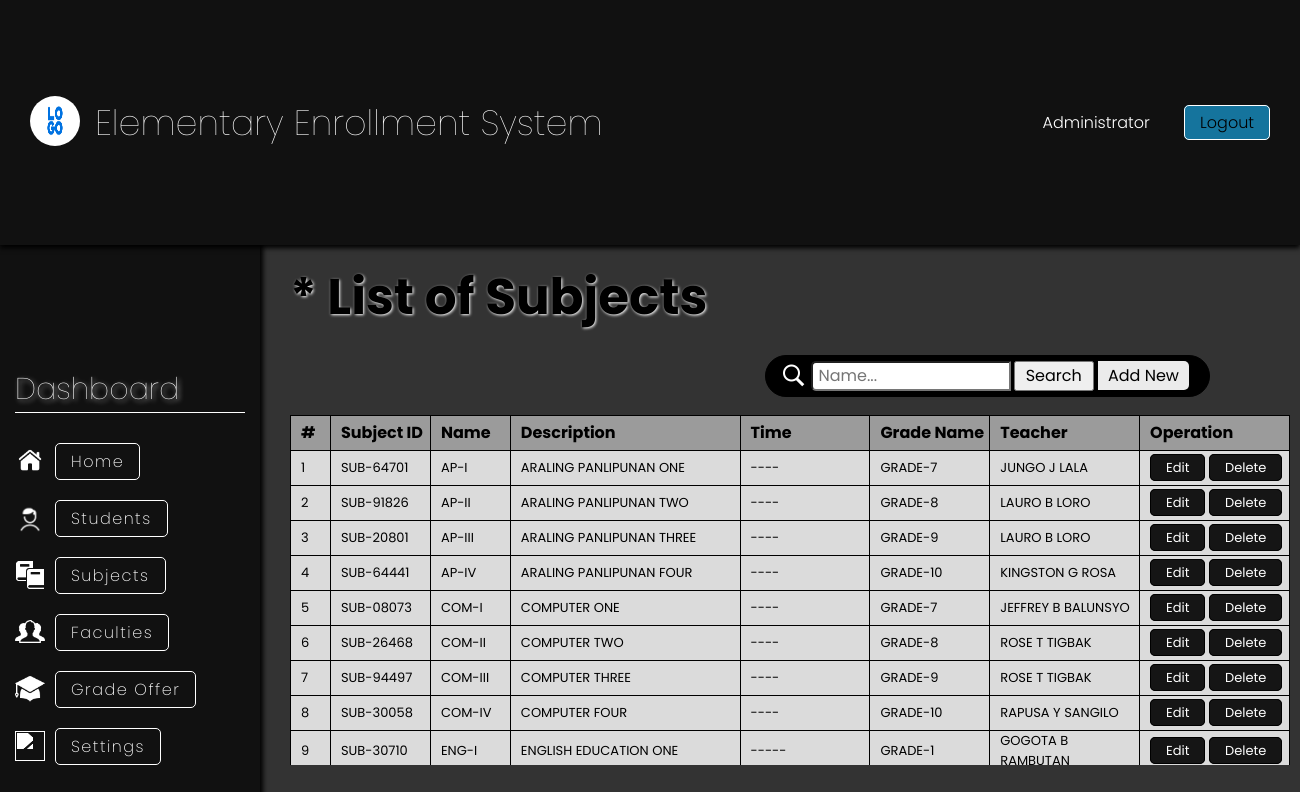
Page /index.php?page=subject (signed in) on the committed database.
### tables this page shows
CREATE TABLE `subjects` (
  `SUBJECT_ID` varchar(50) NOT NULL,
  `SUBJECT_NAME` varchar(100) NOT NULL,
  `SUBJECT_DESCRIPTION` varchar(150) NOT NULL,
  `SUBJECT_TIME` varchar(50) DEFAULT NULL,
  `GRADE_ID` varchar(50) DEFAULT NULL,
  `TEACHER_ID` varchar(50) DEFAULT NULL
);

CREATE TABLE `gradelevel` (
  `GRADE_ID` varchar(50) NOT NULL,
  `GRADE_NAME` varchar(100) NOT NULL,
  `TEACHER_ID` varchar(50) DEFAULT NULL
);

### includes/include.php (called while the page is built, shortened)
<?php
include "function.php";
$mySQLFunction = new myDataBase("localhost", "dhiee15", "0c/aD*6-urN.t(K_", "enrollment_db");

### includes/function.php (called while the page is built, shortened)
<?php
class myDataBase
{
    private $hostname;
    private $username;
    private $password;
    private $database;
    private $con;
    public function __construct($hostname, $username, $password, $database)
    {
        $this->hostname = $hostname;
        $this->username = $username;
        $this->password = $password;
        $this->database = $database;
    }
    public function connection()
    {
        try {
            if (!$this->con) {
                $this->con = mysqli_connect($this->hostname, $this->username, $this->password, $this->database);
                if ($this->con) {
                    return true;
                } else {
                    return false;
                }
            } else {
                return true;
            }
        } catch (mysqli_sql_exception) {
            echo "FAILED TO CONNECT TO DATABASE";
        }
    }
    public function disconnect()
    {
        if ($this->con) {
            if (mysqli_close($this->con)) {
                $this->con = false;
                return true;
            } else {
                return false;
            }
        } else {
            return true;
        }
    }
    public function getSubjects($row = null, $value = null)
    {
        if ($row != null && $value != null) {
            $sql = "SELECT `SUBJECT_ID`, `SUBJECT_NAME` , `SUBJECT_DESCRIPTION` , `SUBJECT_TIME`,
             `GRADE_NAME`, SUBJECTS.TEACHER_ID, SUBJECTS.GRADE_ID, SUBJECTS.TEACHER_ID,
            CONCAT(`TEACHER_FNAME`,' ', `TEACHER_INIT`, ' ', `TEACHER_LNAME`)AS TEACHER FROM `SUBJECTS`
            INNER JOIN `GRADELEVEL`
            ON SUBJECTS.GRADE_ID = GRADELEVEL.GRADE_ID
            LEFT JOIN `TEACHER`
            ON SUBJECTS.TEACHER_ID = TEACHER.TEACHER_ID
            WHERE SUBJECTS.$row = '$value'";
            $stored = ($this->con->query($sql))->fetch_assoc();
            return $stored;
        } else {
            $sql = "SELECT `SUBJECT_ID`, `SUBJECT_NAME` , `SUBJECT_DESCRIPTION` , `SUBJECT_TIME`, `GRADE_NAME`,
            CONCAT(`TEACHER_FNAME`,' ', `TEACHER_INIT`, ' ', `TEACHER_LNAME`)AS TEACHER FROM `SUBJECTS`
            INNER JOIN `GRADELEVEL`
            ON SUBJECTS.GRADE_ID = GRADELEVEL.GRADE_ID
            LEFT JOIN `TEACHER`
            ON SUBJECTS.TEACHER_ID = TEACHER.TEACHER_ID
            ORDER BY SUBJECTS.SUBJECT_NAME";
            $stored = ($this->con->query($sql))->fetch_all(MYSQLI_ASSOC);
            return $stored;
        }
    }
}

### subject.php (the view, shortened to what this page needs)
<?php
include "includes/include.php";
?>
<div class="container">
    <div class="section-information">
        <div class="section-title">
            <h1>* List of Subjects</h1>
        </div>
        <div class="search-bar">
            <img src="icon/icons8-search-50.png" alt="" />
            <form action="index.php?page=subject" method="POST">
                <input type="text" name="name" placeholder="Name..." autocomplete="off" required />
                <button name="search">Search</button>
                <a href="index.php?page=subject&add=newSubject">Add New</a>
            </form>
        </div>
        <div class="table-subject">
            <table>
                <thead>
                    <tr>
                        <th>#</th>
                        <th>Subject ID</th>
                        <th>Name</th>
                        <th>Description</th>
                        <th>Time</th>
                        <th>Grade Name</th>
                        <th>Teacher</th>
                        <th>Operation</th>
                    </tr>
                </thead>
                <tbody>
                    <?php
                    $mySQLFunction->connection();
                    if (!isset($_POST["search"])) {
                        $result = $mySQLFunction->getSubjects();
                    } else {
                        $name = $_POST["name"];
                        $result = $mySQLFunction->searchSubject($name);
                    }
                    if (!empty($result)) {
                        $rowCount = 1;
                        foreach ($result as $row) {
                            echo '<tr>
                                        <td>' . $rowCount . '</td>
                                            <td>' . $row["SUBJECT_ID"] . '</td>
                                            <td>' . $row["SUBJECT_NAME"] . '</td>
                                            <td>' . $row["SUBJECT_DESCRIPTION"] . '</td>
                                            <td>' . $row["SUBJECT_TIME"] . '</td>
                                            <td>' . $row["GRADE_NAME"] . '</td>
                                            <td>' . $row["TEACHER"] . '</td>
                                            <td>
                                                <a href="index.php?page=subject&edit=subject&id=' . $row["SUBJECT_ID"] . '">Edit</a>
                                                <a href="index.php?page=subject&delete=subject&id=' . $row["SUBJECT_ID"] . '">Delete</a>
                                            </td>
                                            </tr>';
                            $rowCount++;
                        }
                        echo '</table>';
                    }
                    ?>
        </div>
    </div>
</div>

### css/dashboard-style.css (style rules this page uses)
* { margin: 0; padding: 0; box-sizing: border-box; font-family: "Poppins", sans-serif; }
body { background-color: #333; }
.container { width: 100vw; height: 100vh; padding-top: 10vh; padding-left: 260px; }
.section-information { width: 100%; height: 100%; padding: 15px 30px; }
.section-title h1 { font-size: 50px; margin-bottom: 20px; color: rgb(0, 0, 0); text-shadow: 1px 1px 3px white; }
.search-bar { border: 1px solid black; float: right; display: flex; justify-content: end; align-items: center; padding: 5px 15px; border-radius: 30px; background: black; margin-right: 60px; }
.search-bar img { width: 25px; height: 25px; margin-right: 5px; filter: brightness(0) invert(1); }
.search-bar form input { width: 200px; height: 30px; border-radius: 5px 0px 0px 5px; padding: 5px; font-size: 16px; }
.search-bar form button { height: 30px; width: 80px; font-size: 16px; margin-left: -2px; cursor: pointer; }
.search-bar a { color: black; background: rgb(235, 235, 235); padding: 2.7px 10px; text-decoration: none; border-radius: 0px 5px 5px 0px; margin-right: 5px; }
.table table, th, td { text-align: start; border: 1px solid black; border-collapse: collapse; padding-left: 15px; }
.table table th, .table-subject th { font-size: 16px; height: 35px; background: rgba(255, 255, 255, 0.511); }
.table table td, .table-subject table td { background: rgba(255, 255, 255, 0.827); height: 35px; font-size: 13px; }
.table table td a, .table-subject table td a { color: white; border: 1px solid black; padding: 3px 15px; text-decoration: none; border-radius: 5px; background: rgba(0, 0, 0, 0.901); transition: 0.5s; }
.table a, .table-subject a { border: 1px solid black; padding: 5px 25px; border-radius: 10px; color: white; text-decoration: none; background-color: gray; }
.table-subject { margin: 80px auto; width: 1000px; height: 350px; overflow-y: auto; }
.table-subject table, th, td { text-align: start; border: 1px solid black; border-collapse: collapse; padding-left: 10px; }
.table-subject table { width: 100%; margin-bottom: 15px; }
.table-subject table th:nth-child(1) { width: 40px; }
.table-subject table th:nth-child(2) { width: 100px; }
.table-subject table th:nth-child(3) { width: 80px; }
.table-subject table th:nth-child(4) { width: 230px; }
.table-subject table th:nth-child(5) { width: 130px; }
.table-subject table th:nth-child(6) { width: 120px; }
.table-subject table th:nth-child(7) { width: 150px; }
.table-subject table th:nth-child(8) { width: 150px; }

### rows in the picture
subjects: SUBJECT_ID "SUB-64701", SUBJECT_NAME "AP-I", SUBJECT_DESCRIPTION "ARALING PANLIPUNAN ONE", SUBJECT_TIME "----", GRADE_ID.GRADE_NAME "GRADE-7", TEACHER "JUNGO J LALA"
subjects: SUBJECT_ID "SUB-91826", SUBJECT_NAME "AP-II", SUBJECT_DESCRIPTION "ARALING PANLIPUNAN TWO", SUBJECT_TIME "----", GRADE_ID.GRADE_NAME "GRADE-8", TEACHER "LAURO B LORO"
subjects: SUBJECT_ID "SUB-20801", SUBJECT_NAME "AP-III", SUBJECT_DESCRIPTION "ARALING PANLIPUNAN THREE", SUBJECT_TIME "----", GRADE_ID.GRADE_NAME "GRADE-9", TEACHER "LAURO B LORO"
subjects: SUBJECT_ID "SUB-64441", SUBJECT_NAME "AP-IV", SUBJECT_DESCRIPTION "ARALING PANLIPUNAN FOUR", SUBJECT_TIME "----", GRADE_ID.GRADE_NAME "GRADE-10", TEACHER "KINGSTON G ROSA"
subjects: SUBJECT_ID "SUB-08073", SUBJECT_NAME "COM-I", SUBJECT_DESCRIPTION "COMPUTER ONE", SUBJECT_TIME "----", GRADE_ID.GRADE_NAME "GRADE-7", TEACHER "JEFFREY B BALUNSYO"
subjects: SUBJECT_ID "SUB-26468", SUBJECT_NAME "COM-II", SUBJECT_DESCRIPTION "COMPUTER TWO", SUBJECT_TIME "----", GRADE_ID.GRADE_NAME "GRADE-8", TEACHER "ROSE T TIGBAK"
subjects: SUBJECT_ID "SUB-94497", SUBJECT_NAME "COM-III", SUBJECT_DESCRIPTION "COMPUTER THREE", SUBJECT_TIME "----", GRADE_ID.GRADE_NAME "GRADE-9", TEACHER "ROSE T TIGBAK"
subjects: SUBJECT_ID "SUB-30058", SUBJECT_NAME "COM-IV", SUBJECT_DESCRIPTION "COMPUTER FOUR", SUBJECT_TIME "----", GRADE_ID.GRADE_NAME "GRADE-10", TEACHER "RAPUSA Y SANGILO"
subjects: SUBJECT_ID "SUB-30710", SUBJECT_NAME "ENG-I", SUBJECT_DESCRIPTION "ENGLISH EDUCATION ONE", SUBJECT_TIME "-----", GRADE_ID.GRADE_NAME "GRADE-1", TEACHER "GOGOTA B…"
